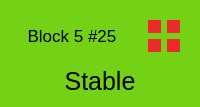
               <widget class="QWidget" name="cell_n25" native="true">
                <property name="styleSheet">
                 <string notr="true">background-color: rgb(115, 210, 22);
border-color: rgb(255, 255, 255);</string>
                </property>
                <layout class="QGridLayout" name="gridLayout_91">
                 <item row="0" column="0">
                  <widget class="QLabel" name="n25">
                   <property name="font">
                    <font>
                     <pointsize>13</pointsize>
                    </font>
                   </property>
                   <property name="text">
                    <string>Block 5 #25</string>
                   </property>
                   <property name="alignment">
                    <set>Qt::AlignCenter</set>
                   </property>
                  </widget>
                 </item>
                 <item row="0" column="1">
                  <widget class="QWidget" name="w25" native="true">
                   <property name="sizePolicy">
                    <sizepolicy hsizetype="Fixed" vsizetype="Fixed">
                     <horstretch>0</horstretch>
                     <verstretch>0</verstretch>
                    </sizepolicy>
                   </property>
                   <property name="minimumSize">
                    <size>
                     <width>50</width>
                     <height>50</height>
                    </size>
                   </property>
                   <property name="maximumSize">
                    <size>
                     <width>50</width>
                     <height>50</height>
                    </size>
                   </property>
                   <layout class="QGridLayout" name="gridLayout_92">
                    <item row="0" column="0">
                     <widget class="QWidget" name="n25_mainsys" native="true">
                      <property name="styleSheet">
                       <string notr="true">background-color: rgb(239, 41, 41);</string>
                      </property>
                     </widget>
                    </item>
                    <item row="0" column="1">
                     <widget class="QWidget" name="n25_mainradar" native="true">
                      <property name="styleSheet">
                       <string notr="true">background-color: rgb(239, 41, 41);</string>
                      </property>
                     </widget>
                    </item>
                    <item row="1" column="0">
                     <widget class="QWidget" name="n25_subsys" native="true">
                      <property name="styleSheet">
                       <string notr="true">background-color: rgb(239, 41, 41);</string>
                      </property>
                     </widget>
                    </item>
                    <item row="1" column="1">
                     <widget class="QWidget" name="n25_subradar" native="true">
                      <property name="styleSheet">
                       <string notr="true">background-color: rgb(239, 41, 41);</string>
                      </property>
                     </widget>
                    </item>
                   </layout>
                  </widget>
                 </item>
                 <item row="1" column="0" colspan="2">
                  <widget class="QLabel" name="n25_display">
                   <property name="font">
                    <font>
                     <pointsize>19</pointsize>
                    </font>
                   </property>
                   <property name="styleSheet">
                    <string notr="true">border-color: rgb(255, 255, 255);</string>
                   </property>
                   <property name="text">
                    <string>Stable</string>
                   </property>
                   <property name="alignment">
                    <set>Qt::AlignCenter</set>
                   </property>
                  </widget>
                 </item>
                </layout>
               </widget>
